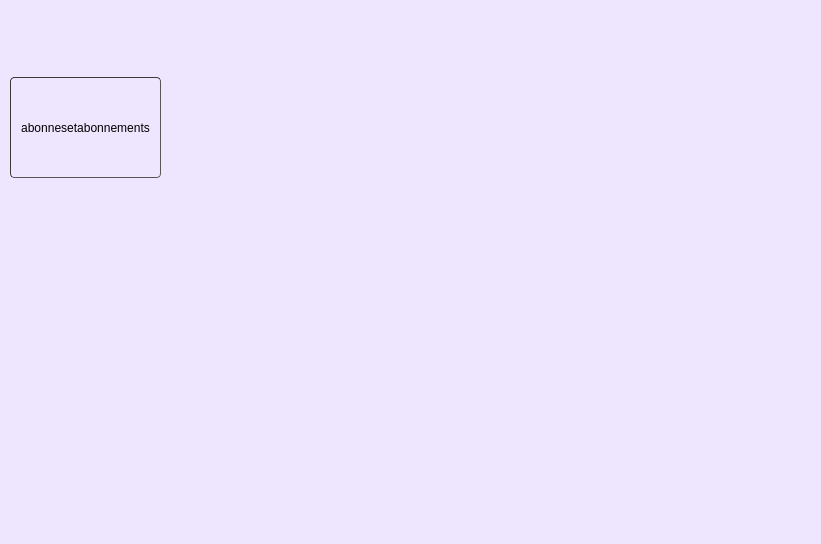
<?xml version="1.0" encoding="UTF-8"?>
<ui version="4.0">
 <class>MainWindow</class>
 <widget class="QMainWindow" name="MainWindow">
  <property name="geometry">
   <rect>
    <x>0</x>
    <y>0</y>
    <width>821</width>
    <height>544</height>
   </rect>
  </property>
  <property name="windowTitle">
   <string>MainWindow</string>
  </property>
  <property name="styleSheet">
   <string notr="true">background-color:rgb(238, 230, 255)</string>
  </property>
  <widget class="QWidget" name="centralwidget">
   <property name="styleSheet">
    <string notr="true"/>
   </property>
   <widget class="QStackedWidget" name="MainStacked">
    <property name="geometry">
     <rect>
      <x>150</x>
      <y>-40</y>
      <width>1141</width>
      <height>891</height>
     </rect>
    </property>
    <widget class="QWidget" name="page_5"/>
    <widget class="QWidget" name="page">
     <property name="styleSheet">
      <string notr="true">background-color:rgb(238, 230, 255)</string>
     </property>
     <widget class="QStackedWidget" name="AbonneStacked">
      <property name="geometry">
       <rect>
        <x>10</x>
        <y>-60</y>
        <width>1121</width>
        <height>911</height>
       </rect>
      </property>
      <widget class="QWidget" name="page_3">
       <widget class="QTabWidget" name="tabWidget">
        <property name="geometry">
         <rect>
          <x>30</x>
          <y>160</y>
          <width>571</width>
          <height>411</height>
         </rect>
        </property>
        <property name="currentIndex">
         <number>1</number>
        </property>
        <widget class="QWidget" name="Ajout">
         <property name="styleSheet">
          <string notr="true"/>
         </property>
         <attribute name="title">
          <string>Ajout</string>
         </attribute>
         <widget class="QLineEdit" name="nomAbonne">
          <property name="geometry">
           <rect>
            <x>90</x>
            <y>110</y>
            <width>201</width>
            <height>31</height>
           </rect>
          </property>
          <property name="styleSheet">
           <string notr="true">	border-width: 1px; border-radius: 4px;
	border-color: rgb(58, 58, 58);
	border-style: inset;
	padding: 0 8px;


	selection-color: rgb(60, 63, 65);</string>
          </property>
          <property name="placeholderText">
           <string>Nom</string>
          </property>
         </widget>
         <widget class="QLineEdit" name="prenomAbonne">
          <property name="geometry">
           <rect>
            <x>90</x>
            <y>160</y>
            <width>201</width>
            <height>31</height>
           </rect>
          </property>
          <property name="styleSheet">
           <string notr="true">	border-width: 1px; border-radius: 4px;
	border-color: rgb(58, 58, 58);
	border-style: inset;
	padding: 0 8px;


	selection-color: rgb(60, 63, 65);</string>
          </property>
          <property name="placeholderText">
           <string>Prenom</string>
          </property>
         </widget>
         <widget class="QLineEdit" name="numeroAbonne">
          <property name="geometry">
           <rect>
            <x>90</x>
            <y>220</y>
            <width>201</width>
            <height>31</height>
           </rect>
          </property>
          <property name="styleSheet">
           <string notr="true">	border-width: 1px; border-radius: 4px;
	border-color: rgb(58, 58, 58);
	border-style: inset;
	padding: 0 8px;


	selection-color: rgb(60, 63, 65);</string>
          </property>
          <property name="placeholderText">
           <string>Numero</string>
          </property>
         </widget>
         <widget class="QDateEdit" name="dateAbonne">
          <property name="geometry">
           <rect>
            <x>90</x>
            <y>280</y>
            <width>201</width>
            <height>31</height>
           </rect>
          </property>
          <property name="styleSheet">
           <string notr="true">	border-width: 1px; border-radius: 4px;
	border-color: rgb(58, 58, 58);
	border-style: inset;
	padding: 0 8px;


	selection-color: rgb(60, 63, 65);</string>
          </property>
          <property name="date">
           <date>
            <year>2020</year>
            <month>2</month>
            <day>8</day>
           </date>
          </property>
         </widget>
         <widget class="QPushButton" name="ajouterAbonne">
          <property name="geometry">
           <rect>
            <x>92</x>
            <y>330</y>
            <width>91</width>
            <height>28</height>
           </rect>
          </property>
          <property name="styleSheet">
           <string notr="true">	border-width: 1px; border-radius: 4px;
	border-color: rgb(58, 58, 58);
	border-style: inset;
	padding: 0 8px;


	selection-color: rgb(60, 63, 65);</string>
          </property>
          <property name="text">
           <string>Valider</string>
          </property>
          <property name="icon">
           <iconset resource="resource.qrc">
            <normaloff>:/img/img/icons8_approval_96px.png</normaloff>:/img/img/icons8_approval_96px.png</iconset>
          </property>
         </widget>
         <widget class="QLabel" name="label_2">
          <property name="geometry">
           <rect>
            <x>60</x>
            <y>20</y>
            <width>431</width>
            <height>71</height>
           </rect>
          </property>
          <property name="font">
           <font>
            <family>MS PGothic</family>
            <pointsize>20</pointsize>
           </font>
          </property>
          <property name="text">
           <string>AJOUTER UN NOUVEAU ABONNE</string>
          </property>
         </widget>
        </widget>
        <widget class="QWidget" name="Affichage">
         <property name="styleSheet">
          <string notr="true"/>
         </property>
         <attribute name="title">
          <string>Affichage</string>
         </attribute>
         <widget class="QTableView" name="afficherAbonne">
          <property name="geometry">
           <rect>
            <x>10</x>
            <y>70</y>
            <width>541</width>
            <height>271</height>
           </rect>
          </property>
          <property name="styleSheet">
           <string notr="true">	border-width: 1px; border-radius: 4px;
	border-color: rgb(58, 58, 58);
	border-style: inset;
	padding: 0 8px;


	selection-color: rgb(60, 63, 65);</string>
          </property>
         </widget>
         <widget class="QPushButton" name="refresh">
          <property name="geometry">
           <rect>
            <x>70</x>
            <y>20</y>
            <width>93</width>
            <height>28</height>
           </rect>
          </property>
          <property name="styleSheet">
           <string notr="true">	border-width: 1px; border-radius: 4px;
	border-color: rgb(58, 58, 58);
	border-style: inset;
	padding: 0 8px;


	selection-color: rgb(60, 63, 65);</string>
          </property>
          <property name="text">
           <string>Refresh</string>
          </property>
          <property name="icon">
           <iconset resource="resource.qrc">
            <normaloff>:/img/img/icons8_update_24px.png</normaloff>:/img/img/icons8_update_24px.png</iconset>
          </property>
         </widget>
         <widget class="QPushButton" name="Supprimer">
          <property name="geometry">
           <rect>
            <x>80</x>
            <y>350</y>
            <width>93</width>
            <height>28</height>
           </rect>
          </property>
          <property name="styleSheet">
           <string notr="true">	border-width: 1px; border-radius: 4px;
	border-color: rgb(58, 58, 58);
	border-style: inset;
	padding: 0 8px;


	selection-color: rgb(60, 63, 65);</string>
          </property>
          <property name="text">
           <string>Supprimer</string>
          </property>
          <property name="icon">
           <iconset resource="resource.qrc">
            <normaloff>:/img/img/icons8_delete_bin_96px_1.png</normaloff>:/img/img/icons8_delete_bin_96px_1.png</iconset>
          </property>
         </widget>
         <widget class="QLineEdit" name="chercherAbonne">
          <property name="geometry">
           <rect>
            <x>210</x>
            <y>20</y>
            <width>241</width>
            <height>31</height>
           </rect>
          </property>
          <property name="styleSheet">
           <string notr="true">	border-width: 1px; border-radius: 4px;
	border-color: rgb(58, 58, 58);
	border-style: inset;
	padding: 0 8px;


	selection-color: rgb(60, 63, 65);</string>
          </property>
          <property name="placeholderText">
           <string>Rechercher (nom,prenom,numero)</string>
          </property>
         </widget>
         <widget class="QPushButton" name="ModifierAbonne">
          <property name="geometry">
           <rect>
            <x>190</x>
            <y>350</y>
            <width>93</width>
            <height>28</height>
           </rect>
          </property>
          <property name="styleSheet">
           <string notr="true">	border-width: 1px; border-radius: 4px;
	border-color: rgb(58, 58, 58);
	border-style: inset;
	padding: 0 8px;


	selection-color: rgb(60, 63, 65);</string>
          </property>
          <property name="text">
           <string>Modifier</string>
          </property>
          <property name="icon">
           <iconset resource="resource.qrc">
            <normaloff>:/img/img/icons8_synchronize_24px_1.png</normaloff>:/img/img/icons8_synchronize_24px_1.png</iconset>
          </property>
         </widget>
         <widget class="QPushButton" name="Imprimer">
          <property name="geometry">
           <rect>
            <x>410</x>
            <y>350</y>
            <width>93</width>
            <height>28</height>
           </rect>
          </property>
          <property name="styleSheet">
           <string notr="true">	border-width: 1px; border-radius: 4px;
	border-color: rgb(58, 58, 58);
	border-style: inset;
	padding: 0 8px;


	selection-color: rgb(60, 63, 65);</string>
          </property>
          <property name="text">
           <string>imprimer</string>
          </property>
          <property name="icon">
           <iconset resource="resource.qrc">
            <normaloff>:/img/img/icons8_synchronize_24px_1.png</normaloff>:/img/img/icons8_synchronize_24px_1.png</iconset>
          </property>
         </widget>
        </widget>
        <widget class="QWidget" name="Modifier">
         <attribute name="title">
          <string>Modifier</string>
         </attribute>
         <widget class="QLineEdit" name="updateIdAbonne">
          <property name="geometry">
           <rect>
            <x>142</x>
            <y>81</y>
            <width>151</width>
            <height>31</height>
           </rect>
          </property>
          <property name="styleSheet">
           <string notr="true">	border-width: 1px; border-radius: 4px;
	border-color: rgb(58, 58, 58);
	border-style: inset;
	padding: 0 8px;


	selection-color: rgb(60, 63, 65);</string>
          </property>
          <property name="placeholderText">
           <string>ID</string>
          </property>
         </widget>
         <widget class="QLineEdit" name="updateNomAbonne">
          <property name="geometry">
           <rect>
            <x>320</x>
            <y>80</y>
            <width>161</width>
            <height>31</height>
           </rect>
          </property>
          <property name="styleSheet">
           <string notr="true">	border-width: 1px; border-radius: 4px;
	border-color: rgb(58, 58, 58);
	border-style: inset;
	padding: 0 8px;


	selection-color: rgb(60, 63, 65);</string>
          </property>
          <property name="placeholderText">
           <string>Nom</string>
          </property>
         </widget>
         <widget class="QLineEdit" name="updatePrenomAbonne">
          <property name="geometry">
           <rect>
            <x>140</x>
            <y>150</y>
            <width>161</width>
            <height>31</height>
           </rect>
          </property>
          <property name="styleSheet">
           <string notr="true">	border-width: 1px; border-radius: 4px;
	border-color: rgb(58, 58, 58);
	border-style: inset;
	padding: 0 8px;


	selection-color: rgb(60, 63, 65);</string>
          </property>
          <property name="placeholderText">
           <string>Prenom</string>
          </property>
         </widget>
         <widget class="QLineEdit" name="updateNumeroAbonne">
          <property name="geometry">
           <rect>
            <x>320</x>
            <y>150</y>
            <width>161</width>
            <height>31</height>
           </rect>
          </property>
          <property name="styleSheet">
           <string notr="true">	border-width: 1px; border-radius: 4px;
	border-color: rgb(58, 58, 58);
	border-style: inset;
	padding: 0 8px;


	selection-color: rgb(60, 63, 65);</string>
          </property>
          <property name="placeholderText">
           <string>Numero</string>
          </property>
         </widget>
         <widget class="QDateEdit" name="updateDateAbonne">
          <property name="geometry">
           <rect>
            <x>140</x>
            <y>230</y>
            <width>161</width>
            <height>31</height>
           </rect>
          </property>
          <property name="styleSheet">
           <string notr="true">	border-width: 1px; border-radius: 4px;
	border-color: rgb(58, 58, 58);
	border-style: inset;
	padding: 0 8px;


	selection-color: rgb(60, 63, 65);</string>
          </property>
         </widget>
         <widget class="QPushButton" name="ValiderUpdateAbonne">
          <property name="geometry">
           <rect>
            <x>140</x>
            <y>280</y>
            <width>93</width>
            <height>28</height>
           </rect>
          </property>
          <property name="styleSheet">
           <string notr="true">	border-width: 1px; border-radius: 4px;
	border-color: rgb(58, 58, 58);
	border-style: inset;
	padding: 0 8px;


	selection-color: rgb(60, 63, 65);</string>
          </property>
          <property name="text">
           <string>Valider</string>
          </property>
          <property name="icon">
           <iconset resource="resource.qrc">
            <normaloff>:/img/img/icons8_approval_96px.png</normaloff>:/img/img/icons8_approval_96px.png</iconset>
          </property>
         </widget>
         <widget class="QLineEdit" name="oldIdAbonne">
          <property name="geometry">
           <rect>
            <x>140</x>
            <y>30</y>
            <width>113</width>
            <height>22</height>
           </rect>
          </property>
          <property name="readOnly">
           <bool>true</bool>
          </property>
         </widget>
         <widget class="QLabel" name="label_updateIdAbonne">
          <property name="geometry">
           <rect>
            <x>140</x>
            <y>120</y>
            <width>161</width>
            <height>16</height>
           </rect>
          </property>
          <property name="text">
           <string/>
          </property>
         </widget>
         <widget class="QLabel" name="label_updateNomAbonne">
          <property name="geometry">
           <rect>
            <x>330</x>
            <y>120</y>
            <width>161</width>
            <height>16</height>
           </rect>
          </property>
          <property name="text">
           <string/>
          </property>
         </widget>
         <widget class="QLabel" name="label_updatePrenomAbonne">
          <property name="geometry">
           <rect>
            <x>140</x>
            <y>190</y>
            <width>171</width>
            <height>16</height>
           </rect>
          </property>
          <property name="text">
           <string/>
          </property>
         </widget>
         <widget class="QLabel" name="label_updateNumeroAbonne">
          <property name="geometry">
           <rect>
            <x>320</x>
            <y>190</y>
            <width>161</width>
            <height>16</height>
           </rect>
          </property>
          <property name="text">
           <string/>
          </property>
         </widget>
        </widget>
       </widget>
      </widget>
      <widget class="QWidget" name="page_4">
       <widget class="QTabWidget" name="tabWidget_2">
        <property name="geometry">
         <rect>
          <x>20</x>
          <y>160</y>
          <width>561</width>
          <height>411</height>
         </rect>
        </property>
        <property name="maximumSize">
         <size>
          <width>16777215</width>
          <height>500</height>
         </size>
        </property>
        <property name="styleSheet">
         <string notr="true">background-color:rgb(238, 230, 255)</string>
        </property>
        <property name="currentIndex">
         <number>1</number>
        </property>
        <widget class="QWidget" name="tab">
         <attribute name="title">
          <string>Ajouter</string>
         </attribute>
         <widget class="QLineEdit" name="tarifAbonnement">
          <property name="geometry">
           <rect>
            <x>100</x>
            <y>90</y>
            <width>201</width>
            <height>31</height>
           </rect>
          </property>
          <property name="styleSheet">
           <string notr="true">	border-width: 1px; border-radius: 4px;
	border-color: rgb(58, 58, 58);
	border-style: inset;
	padding: 0 8px;


	selection-color: rgb(60, 63, 65);</string>
          </property>
          <property name="placeholderText">
           <string>Tarif</string>
          </property>
         </widget>
         <widget class="QLineEdit" name="dureeAbonnement">
          <property name="geometry">
           <rect>
            <x>100</x>
            <y>140</y>
            <width>201</width>
            <height>31</height>
           </rect>
          </property>
          <property name="styleSheet">
           <string notr="true">	border-width: 1px; border-radius: 4px;
	border-color: rgb(58, 58, 58);
	border-style: inset;
	padding: 0 8px;


	selection-color: rgb(60, 63, 65);</string>
          </property>
          <property name="placeholderText">
           <string>Duree</string>
          </property>
         </widget>
         <widget class="QLineEdit" name="typeAbonnement">
          <property name="geometry">
           <rect>
            <x>100</x>
            <y>190</y>
            <width>201</width>
            <height>31</height>
           </rect>
          </property>
          <property name="styleSheet">
           <string notr="true">	border-width: 1px; border-radius: 4px;
	border-color: rgb(58, 58, 58);
	border-style: inset;
	padding: 0 8px;


	selection-color: rgb(60, 63, 65);</string>
          </property>
          <property name="placeholderText">
           <string>Type</string>
          </property>
         </widget>
         <widget class="QLineEdit" name="numeroAbonnement">
          <property name="geometry">
           <rect>
            <x>100</x>
            <y>240</y>
            <width>201</width>
            <height>31</height>
           </rect>
          </property>
          <property name="styleSheet">
           <string notr="true">	border-width: 1px; border-radius: 4px;
	border-color: rgb(58, 58, 58);
	border-style: inset;
	padding: 0 8px;


	selection-color: rgb(60, 63, 65);</string>
          </property>
          <property name="placeholderText">
           <string>Numero</string>
          </property>
         </widget>
         <widget class="QDateEdit" name="dateAbonnement">
          <property name="geometry">
           <rect>
            <x>100</x>
            <y>290</y>
            <width>191</width>
            <height>31</height>
           </rect>
          </property>
          <property name="styleSheet">
           <string notr="true">	border-width: 1px; border-radius: 4px;
	border-color: rgb(58, 58, 58);
	border-style: inset;
	padding: 0 8px;


	selection-color: rgb(60, 63, 65);</string>
          </property>
         </widget>
         <widget class="QPushButton" name="ajouterAbonnement">
          <property name="geometry">
           <rect>
            <x>100</x>
            <y>340</y>
            <width>93</width>
            <height>28</height>
           </rect>
          </property>
          <property name="styleSheet">
           <string notr="true">	border-width: 1px; border-radius: 4px;
	border-color: rgb(58, 58, 58);
	border-style: inset;
	padding: 0 8px;


	selection-color: rgb(60, 63, 65);</string>
          </property>
          <property name="text">
           <string>Valider</string>
          </property>
          <property name="icon">
           <iconset resource="resource.qrc">
            <normaloff>:/img/img/icons8_approval_96px.png</normaloff>:/img/img/icons8_approval_96px.png</iconset>
          </property>
         </widget>
         <widget class="QLabel" name="label">
          <property name="geometry">
           <rect>
            <x>40</x>
            <y>10</y>
            <width>491</width>
            <height>71</height>
           </rect>
          </property>
          <property name="font">
           <font>
            <family>MS PGothic</family>
            <pointsize>20</pointsize>
           </font>
          </property>
          <property name="text">
           <string>AJOUTER UN NOUVEAU ABONNEMENT</string>
          </property>
         </widget>
        </widget>
        <widget class="QWidget" name="tab_2">
         <attribute name="title">
          <string>Afficher</string>
         </attribute>
         <widget class="QTableView" name="afficherAbonnement">
          <property name="geometry">
           <rect>
            <x>10</x>
            <y>50</y>
            <width>541</width>
            <height>291</height>
           </rect>
          </property>
          <property name="styleSheet">
           <string notr="true">	border-width: 1px; border-radius: 4px;
	border-color: rgb(58, 58, 58);
	border-style: inset;
	padding: 0 8px;


	selection-color: rgb(60, 63, 65);</string>
          </property>
         </widget>
         <widget class="QLineEdit" name="chercherAbonnement">
          <property name="geometry">
           <rect>
            <x>30</x>
            <y>10</y>
            <width>291</width>
            <height>31</height>
           </rect>
          </property>
          <property name="styleSheet">
           <string notr="true">	border-width: 1px; border-radius: 4px;
	border-color: rgb(58, 58, 58);
	border-style: inset;
	padding: 0 8px;


	selection-color: rgb(60, 63, 65);</string>
          </property>
          <property name="placeholderText">
           <string>Rechercher</string>
          </property>
         </widget>
         <widget class="QPushButton" name="SupprimerAbonnement">
          <property name="geometry">
           <rect>
            <x>60</x>
            <y>350</y>
            <width>93</width>
            <height>28</height>
           </rect>
          </property>
          <property name="styleSheet">
           <string notr="true">	border-width: 1px; border-radius: 4px;
	border-color: rgb(58, 58, 58);
	border-style: inset;
	padding: 0 8px;


	selection-color: rgb(60, 63, 65);</string>
          </property>
          <property name="text">
           <string>Supprimer</string>
          </property>
          <property name="icon">
           <iconset resource="resource.qrc">
            <normaloff>:/img/img/icons8_delete_bin_96px_1.png</normaloff>:/img/img/icons8_delete_bin_96px_1.png</iconset>
          </property>
         </widget>
         <widget class="QPushButton" name="ModifierAbonnement">
          <property name="geometry">
           <rect>
            <x>180</x>
            <y>350</y>
            <width>93</width>
            <height>28</height>
           </rect>
          </property>
          <property name="styleSheet">
           <string notr="true">	border-width: 1px; border-radius: 4px;
	border-color: rgb(58, 58, 58);
	border-style: inset;
	padding: 0 8px;


	selection-color: rgb(60, 63, 65);</string>
          </property>
          <property name="text">
           <string>Modifier</string>
          </property>
          <property name="icon">
           <iconset resource="resource.qrc">
            <normaloff>:/img/img/icons8_synchronize_24px_1.png</normaloff>:/img/img/icons8_synchronize_24px_1.png</iconset>
          </property>
         </widget>
         <widget class="QPushButton" name="triTarif">
          <property name="geometry">
           <rect>
            <x>340</x>
            <y>10</y>
            <width>93</width>
            <height>28</height>
           </rect>
          </property>
          <property name="styleSheet">
           <string notr="true">	border-width: 1px; border-radius: 4px;
	border-color: rgb(58, 58, 58);
	border-style: inset;
	padding: 0 8px;


	selection-color: rgb(60, 63, 65);</string>
          </property>
          <property name="text">
           <string>Tarif</string>
          </property>
          <property name="icon">
           <iconset resource="resource.qrc">
            <normaloff>:/img/img/icons8_price_240px.png</normaloff>:/img/img/icons8_price_240px.png</iconset>
          </property>
          <property name="iconSize">
           <size>
            <width>20</width>
            <height>20</height>
           </size>
          </property>
         </widget>
         <widget class="QPushButton" name="triDuree">
          <property name="geometry">
           <rect>
            <x>450</x>
            <y>10</y>
            <width>93</width>
            <height>28</height>
           </rect>
          </property>
          <property name="styleSheet">
           <string notr="true">	border-width: 1px; border-radius: 4px;
	border-color: rgb(58, 58, 58);
	border-style: inset;
	padding: 0 8px;


	selection-color: rgb(60, 63, 65);</string>
          </property>
          <property name="text">
           <string>Duree</string>
          </property>
          <property name="icon">
           <iconset resource="resource.qrc">
            <normaloff>:/img/img/icons8_time_80px.png</normaloff>:/img/img/icons8_time_80px.png</iconset>
          </property>
          <property name="iconSize">
           <size>
            <width>20</width>
            <height>20</height>
           </size>
          </property>
         </widget>
        </widget>
        <widget class="QWidget" name="tab_3">
         <attribute name="title">
          <string>Modifier</string>
         </attribute>
         <widget class="QLineEdit" name="updateIdAbonnement">
          <property name="geometry">
           <rect>
            <x>100</x>
            <y>70</y>
            <width>161</width>
            <height>31</height>
           </rect>
          </property>
          <property name="styleSheet">
           <string notr="true">	border-width: 1px; border-radius: 4px;
	border-color: rgb(58, 58, 58);
	border-style: inset;
	padding: 0 8px;


	selection-color: rgb(60, 63, 65);</string>
          </property>
          <property name="placeholderText">
           <string>ID</string>
          </property>
         </widget>
         <widget class="QLineEdit" name="updateTarifAbonnement">
          <property name="geometry">
           <rect>
            <x>300</x>
            <y>70</y>
            <width>161</width>
            <height>31</height>
           </rect>
          </property>
          <property name="styleSheet">
           <string notr="true">	border-width: 1px; border-radius: 4px;
	border-color: rgb(58, 58, 58);
	border-style: inset;
	padding: 0 8px;


	selection-color: rgb(60, 63, 65);</string>
          </property>
          <property name="placeholderText">
           <string>Tarif</string>
          </property>
         </widget>
         <widget class="QLineEdit" name="updateDureeAbonnement">
          <property name="geometry">
           <rect>
            <x>100</x>
            <y>140</y>
            <width>161</width>
            <height>31</height>
           </rect>
          </property>
          <property name="styleSheet">
           <string notr="true">	border-width: 1px; border-radius: 4px;
	border-color: rgb(58, 58, 58);
	border-style: inset;
	padding: 0 8px;


	selection-color: rgb(60, 63, 65);</string>
          </property>
          <property name="placeholderText">
           <string>Duree</string>
          </property>
         </widget>
         <widget class="QLineEdit" name="updateTypeAbonnement">
          <property name="geometry">
           <rect>
            <x>300</x>
            <y>140</y>
            <width>161</width>
            <height>31</height>
           </rect>
          </property>
          <property name="styleSheet">
           <string notr="true">	border-width: 1px; border-radius: 4px;
	border-color: rgb(58, 58, 58);
	border-style: inset;
	padding: 0 8px;


	selection-color: rgb(60, 63, 65);</string>
          </property>
          <property name="placeholderText">
           <string>Type</string>
          </property>
         </widget>
         <widget class="QLineEdit" name="updateNumeroAbonnement">
          <property name="geometry">
           <rect>
            <x>100</x>
            <y>210</y>
            <width>161</width>
            <height>31</height>
           </rect>
          </property>
          <property name="styleSheet">
           <string notr="true">	border-width: 1px; border-radius: 4px;
	border-color: rgb(58, 58, 58);
	border-style: inset;
	padding: 0 8px;


	selection-color: rgb(60, 63, 65);</string>
          </property>
          <property name="placeholderText">
           <string>Numero</string>
          </property>
         </widget>
         <widget class="QDateEdit" name="updateDateAbonnement">
          <property name="geometry">
           <rect>
            <x>310</x>
            <y>210</y>
            <width>161</width>
            <height>31</height>
           </rect>
          </property>
          <property name="styleSheet">
           <string notr="true">	border-width: 1px; border-radius: 4px;
	border-color: rgb(58, 58, 58);
	border-style: inset;
	padding: 0 8px;


	selection-color: rgb(60, 63, 65);</string>
          </property>
         </widget>
         <widget class="QPushButton" name="ValiderUpdate">
          <property name="geometry">
           <rect>
            <x>110</x>
            <y>290</y>
            <width>93</width>
            <height>28</height>
           </rect>
          </property>
          <property name="styleSheet">
           <string notr="true">	border-width: 1px; border-radius: 4px;
	border-color: rgb(58, 58, 58);
	border-style: inset;
	padding: 0 8px;


	selection-color: rgb(60, 63, 65);</string>
          </property>
          <property name="text">
           <string>Valider</string>
          </property>
          <property name="icon">
           <iconset resource="resource.qrc">
            <normaloff>:/img/img/icons8_approval_96px.png</normaloff>:/img/img/icons8_approval_96px.png</iconset>
          </property>
         </widget>
         <widget class="QLineEdit" name="oldIdAbonnement">
          <property name="geometry">
           <rect>
            <x>100</x>
            <y>20</y>
            <width>113</width>
            <height>22</height>
           </rect>
          </property>
          <property name="styleSheet">
           <string notr="true">	border-width: 1px; border-radius: 4px;
	border-color: rgb(58, 58, 58);
	border-style: inset;
	padding: 0 8px;


	selection-color: rgb(60, 63, 65);</string>
          </property>
          <property name="readOnly">
           <bool>true</bool>
          </property>
         </widget>
         <widget class="QLabel" name="label_updateIdAbonnement">
          <property name="geometry">
           <rect>
            <x>100</x>
            <y>110</y>
            <width>161</width>
            <height>21</height>
           </rect>
          </property>
          <property name="text">
           <string/>
          </property>
         </widget>
         <widget class="QLabel" name="label_updateTarifAbonnement">
          <property name="geometry">
           <rect>
            <x>290</x>
            <y>110</y>
            <width>161</width>
            <height>21</height>
           </rect>
          </property>
          <property name="text">
           <string/>
          </property>
         </widget>
         <widget class="QLabel" name="label_updateDureeAbonnement">
          <property name="geometry">
           <rect>
            <x>100</x>
            <y>180</y>
            <width>161</width>
            <height>21</height>
           </rect>
          </property>
          <property name="text">
           <string/>
          </property>
         </widget>
         <widget class="QLabel" name="label_updateTypeAbonnement">
          <property name="geometry">
           <rect>
            <x>300</x>
            <y>180</y>
            <width>161</width>
            <height>21</height>
           </rect>
          </property>
          <property name="text">
           <string/>
          </property>
         </widget>
         <widget class="QLabel" name="label_updateNumeroAbonnement">
          <property name="geometry">
           <rect>
            <x>100</x>
            <y>250</y>
            <width>161</width>
            <height>21</height>
           </rect>
          </property>
          <property name="text">
           <string/>
          </property>
         </widget>
        </widget>
       </widget>
      </widget>
     </widget>
     <widget class="QPushButton" name="GestionAbonnes">
      <property name="geometry">
       <rect>
        <x>110</x>
        <y>50</y>
        <width>111</width>
        <height>28</height>
       </rect>
      </property>
      <property name="styleSheet">
       <string notr="true">	border-width: 1px; border-radius: 4px;
	border-color: rgb(58, 58, 58);
	border-style: inset;
	padding: 0 8px;


	selection-color: rgb(60, 63, 65);</string>
      </property>
      <property name="text">
       <string>Abonnés</string>
      </property>
      <property name="icon">
       <iconset resource="resource.qrc">
        <normaloff>:/img/img/icons8_magazine_64px.png</normaloff>:/img/img/icons8_magazine_64px.png</iconset>
      </property>
      <property name="iconSize">
       <size>
        <width>25</width>
        <height>25</height>
       </size>
      </property>
     </widget>
     <widget class="QPushButton" name="GestionAbonnements">
      <property name="geometry">
       <rect>
        <x>270</x>
        <y>50</y>
        <width>121</width>
        <height>28</height>
       </rect>
      </property>
      <property name="styleSheet">
       <string notr="true">	border-width: 1px; border-radius: 4px;
	border-color: rgb(58, 58, 58);
	border-style: inset;
	padding: 0 8px;


	selection-color: rgb(60, 63, 65);</string>
      </property>
      <property name="text">
       <string>Abonnements</string>
      </property>
      <property name="icon">
       <iconset resource="resource.qrc">
        <normaloff>:/img/img/icons8_membership_card_64px.png</normaloff>:/img/img/icons8_membership_card_64px.png</iconset>
      </property>
      <property name="iconSize">
       <size>
        <width>25</width>
        <height>52</height>
       </size>
      </property>
     </widget>
    </widget>
    <widget class="QWidget" name="page_2"/>
   </widget>
   <widget class="QPushButton" name="abonnesetabonnements">
    <property name="geometry">
     <rect>
      <x>10</x>
      <y>77</y>
      <width>151</width>
      <height>101</height>
     </rect>
    </property>
    <property name="styleSheet">
     <string notr="true">	border-width: 1px; border-radius: 4px;
	border-color: rgb(58, 58, 58);
	border-style: inset;
	padding: 0 8px;


	selection-color: rgb(60, 63, 65);</string>
    </property>
    <property name="text">
     <string>abonnesetabonnements</string>
    </property>
   </widget>
  </widget>
  <widget class="QMenuBar" name="menubar">
   <property name="geometry">
    <rect>
     <x>0</x>
     <y>0</y>
     <width>821</width>
     <height>26</height>
    </rect>
   </property>
  </widget>
  <widget class="QStatusBar" name="statusbar"/>
 </widget>
 <resources>
  <include location="resource.qrc"/>
 </resources>
 <connections/>
</ui>
